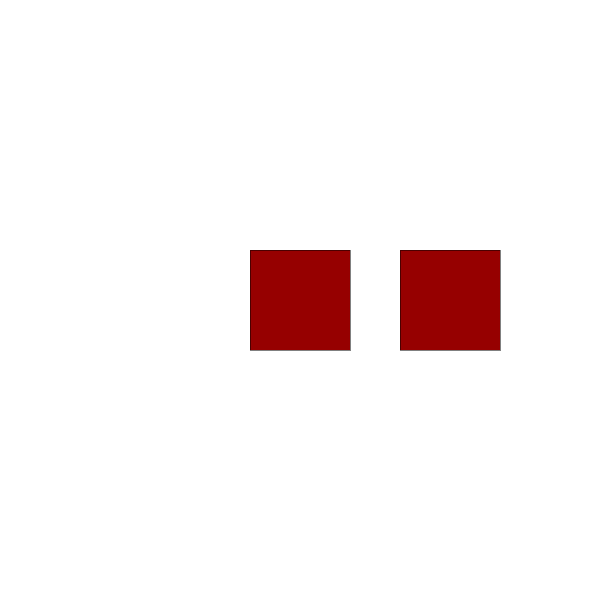
Frame 1 (no input)
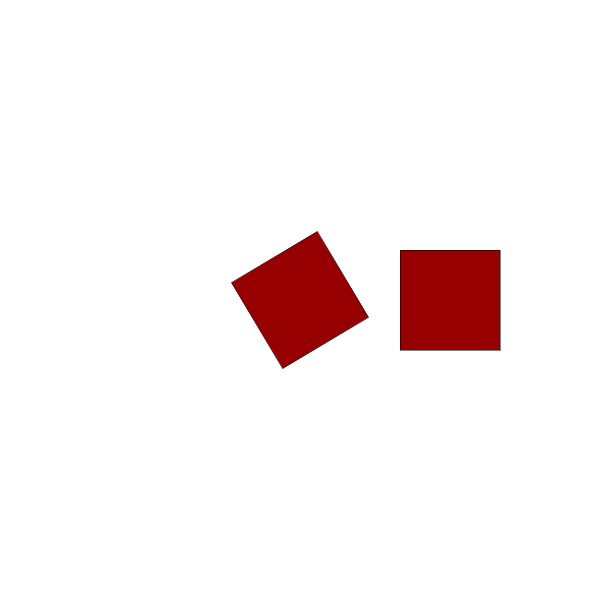
Frame 60 (the mouse pressed at the canvas centre just before this capture)
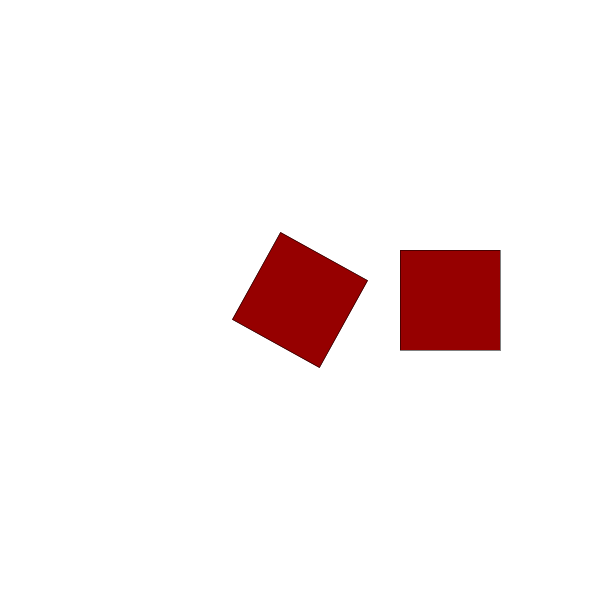
Frame 120 (the mouse held since frame 60 and released just before this capture)

The Processing sketch that drew these frames (run headless with seeded random() and noise(); from frame 60 on, the mouse is pressed at the canvas centre):

// Processing sketch: rottingmatrix
// ── rottingmatrix.pde
float angle;
void setup(){
size(600,600);
}
void draw(){
  background(255);
  stroke(0);

   fill(150,0,0);
   rectMode(CENTER);
   translate(width/2,height/2);
   
   scale(0.5);
   pushMatrix();
   rotate(radians(angle)); // Rotate the square by the angle
 rect(0,0,200,200);
 popMatrix();

  
  translate(300,0);
  rect(0,0,200,200);
 
   angle += 1;
   
 
 

}
